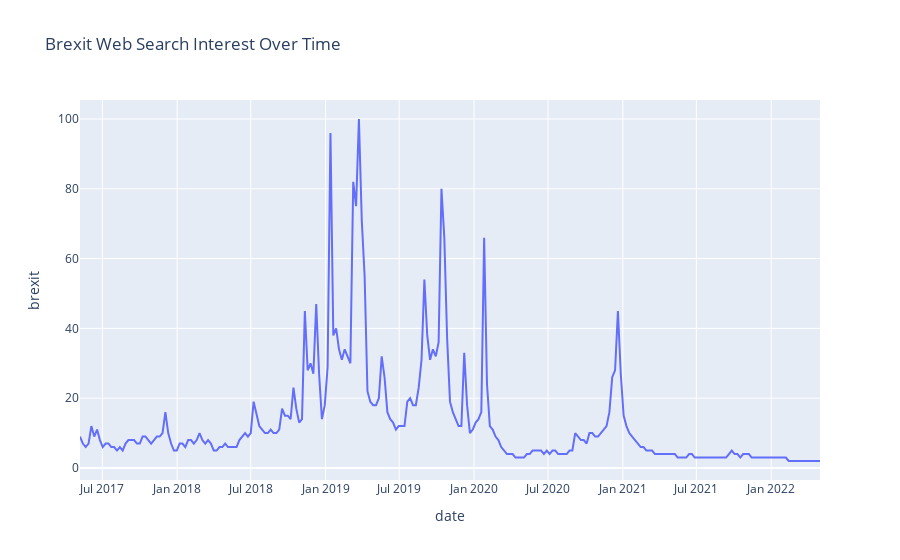

Write notebook code for a chart like this one.
### Markdown cell above
As mentioned before Google Trend API works by giving a value between 0-100. A value of 37.8 for the topic Brexit is not particulary high. Looking at the graph below which visualizes the interest of the topic Brexit over the last five years, it seems that eventhough brexit might not be the hottest topic it was still very relevant at the time.

### Code cell
topic = ['brexit']
pytrends.build_payload(topic, cat=0, timeframe='today 5-y') 
data = pytrends.interest_over_time() 
data = data.reset_index() 
fig = px.line(data, x="date", y=topic[0], title='Brexit Web Search Interest Over Time')
fig.show()

### Figure 1 — Plotly figure (JSON) as saved in the notebook; plotly's stock layout.template omitted (floating-point values rounded to 4 significant figures; data arrays with more than 128 entries replaced by an {"elided": "..."} marker saying what was removed)
{"data": [{"hovertemplate": "date=%{x}<br>brexit=%{y}<extra></extra>", "legendgroup": "", "line": {"color": "#636efa", "dash": "solid"}, "marker": {"symbol": "circle"}, "mode": "lines", "name": "", "orientation": "v", "showlegend": false, "type": "scatter", "x": {"elided": "261 str values"}, "xaxis": "x", "y": {"elided": "261 int values"}, "yaxis": "y"}], "layout": {"legend": {"tracegroupgap": 0}, "title": {"text": "Brexit Web Search Interest Over Time"}, "xaxis": {"anchor": "y", "domain": [0, 1], "title": {"text": "date"}}, "yaxis": {"anchor": "x", "domain": [0, 1], "title": {"text": "brexit"}}}}
